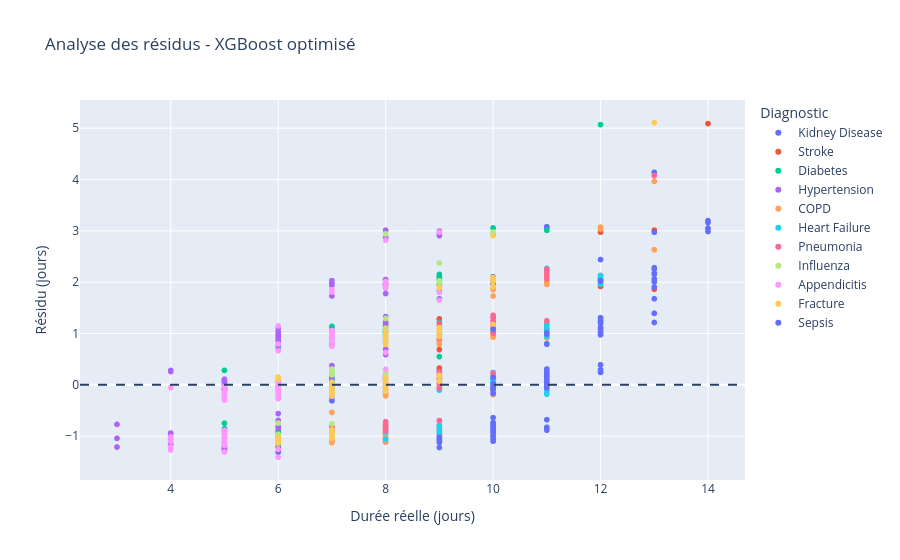

Notebook code cell kept with this figure:
### Markdown cell above
Le modèle apporte un meilleur résultat pour beaucoup de diagnostics. 
Par exemple :

- Heart Failure : gain de 0,196 j
- Stroke : 0,196 j
- Fracture : 0,189 j

En revanche pour l'influenza, le gain est seulement de 0,036 jour ce qui est très faible. Cela suggère que pour cette pathologie, connaitre le diagnostic fournit d'emblée l'essentiel de l'information prédictive disponible parmi les variables.  
Concernant le sepsis, qui présente la durée moyenne la plus élevée (10,76 jours), l'amélioration est de seulement 0,130 jour ce qui veut dire qu'une DMS élevée n'implique pas que la durée du séjour est plus facilement prédictible.

### Code cell
final_results["residual"] = (
    final_results["actual"] - final_results["predicted"]
)

fig = px.scatter(
    final_results,
    x="actual",
    y="residual",
    color="primary_diagnosis",
    title="Analyse des résidus - XGBoost optimisé",
    labels={
        "actual": "Durée réelle (jours)",
        "residual": "Résidu (jours)",
        "primary_diagnosis": "Diagnostic",
    },
)
fig.add_hline(y=0, line_dash="dash")
fig.show()

### Figure 1 — Plotly figure (JSON) as saved in the notebook; plotly's stock layout.template omitted (floating-point values rounded to 4 significant figures; data arrays with more than 128 entries replaced by an {"elided": "..."} marker saying what was removed)
{"data": [{"hovertemplate": "Diagnostic=Kidney Disease<br>Durée réelle (jours)=%{x}<br>Résidu (jours)=%{y}<extra></extra>", "legendgroup": "Kidney Disease", "marker": {"color": "#636efa", "symbol": "circle"}, "mode": "markers", "name": "Kidney Disease", "showlegend": true, "type": "scattergl", "x": {"elided": "176 int values"}, "xaxis": "x", "y": {"elided": "176 float values"}, "yaxis": "y"}, {"hovertemplate": "Diagnostic=Stroke<br>Durée réelle (jours)=%{x}<br>Résidu (jours)=%{y}<extra></extra>", "legendgroup": "Stroke", "marker": {"color": "#EF553B", "symbol": "circle"}, "mode": "markers", "name": "Stroke", "showlegend": true, "type": "scattergl", "x": {"elided": "183 int values"}, "xaxis": "x", "y": {"elided": "183 float values"}, "yaxis": "y"}, {"hovertemplate": "Diagnostic=Diabetes<br>Durée réelle (jours)=%{x}<br>Résidu (jours)=%{y}<extra></extra>", "legendgroup": "Diabetes", "marker": {"color": "#00cc96", "symbol": "circle"}, "mode": "markers", "name": "Diabetes", "showlegend": true, "type": "scattergl", "x": {"elided": "279 int values"}, "xaxis": "x", "y": {"elided": "279 float values"}, "yaxis": "y"}, {"hovertemplate": "Diagnostic=Hypertension<br>Durée réelle (jours)=%{x}<br>Résidu (jours)=%{y}<extra></extra>", "legendgroup": "Hypertension", "marker": {"color": "#ab63fa", "symbol": "circle"}, "mode": "markers", "name": "Hypertension", "showlegend": true, "type": "scattergl", "x": {"elided": "262 int values"}, "xaxis": "x", "y": {"elided": "262 float values"}, "yaxis": "y"}, {"hovertemplate": "Diagnostic=COPD<br>Durée réelle (jours)=%{x}<br>Résidu (jours)=%{y}<extra></extra>", "legendgroup": "COPD", "marker": {"color": "#FFA15A", "symbol": "circle"}, "mode": "markers", "name": "COPD", "showlegend": true, "type": "scattergl", "x": {"elided": "183 int values"}, "xaxis": "x", "y": {"elided": "183 float values"}, "yaxis": "y"}, {"hovertemplate": "Diagnostic=Heart Failure<br>Durée réelle (jours)=%{x}<br>Résidu (jours)=%{y}<extra></extra>", "legendgroup": "Heart Failure", "marker": {"color": "#19d3f3", "symbol": "circle"}, "mode": "markers", "name": "Heart Failure", "showlegend": true, "type": "scattergl", "x": [10, 11, 10, 10, 10, 9, 10, 11, 10, 10, 10, 8, 9, 12, 10, 8, 10, 9, 9, 9, 10, 9, 11, 10, 12, 12, 9, 10, 10, 10, 8, 11, 9, 9, 10, 9, 11, 10, 12, 10, 9, 9, 10, 10, 10, 10, 11, 10, 9, 10, 10, 11, 10, 8, 10, 9, 11, 11, 11, 9, 9, 11, 8, 9, 11, 9, 9, 10, 10, 10], "xaxis": "x", "y": [0.08316, 2.225, 1.029, 0.1042, 0.1687, 0.1587, 0.04655, -0.1809, 0.01075, 0.2406, -0.02322, -0.8776, -0.8274, 2.127, 0.04909, 0.1912, 0.06335, -0.9308, 0.1911, -0.9041, 0.05818, -1.027, -0.08824, -0.07755, 1.985, 1.961, 0.2085, 0.1831, 1.196, -1.071, -0.9224, 0.9397, 0.07288, -0.8978, 0.1689, 0.08566, 1.163, 0.06134, 2.106, 0.1026, -0.9218, -0.7819, 0.01487, -0.00417, 0.08209, 0.1326, 1.103, 0.06793, 0.1464, -0.01247, 0.05332, 2.269, 1.13, -1.056, 0.03962, 0.1079, 0.9985, 1.014, 1.033, -0.1043, -0.9097, -0.1481, -0.8017, -0.9167, 1.038, -1.013, -1.004, 0.1559, 0.1722, 0.1166], "yaxis": "y"}, {"hovertemplate": "Diagnostic=Pneumonia<br>Durée réelle (jours)=%{x}<br>Résidu (jours)=%{y}<extra></extra>", "legendgroup": "Pneumonia", "marker": {"color": "#FF6692", "symbol": "circle"}, "mode": "markers", "name": "Pneumonia", "showlegend": true, "type": "scattergl", "x": [8, 7, 10, 10, 10, 8, 10, 8, 8, 8, 9, 9, 9, 9, 9, 8, 9, 9, 9, 9, 9, 8, 7, 10, 9, 11, 9, 9, 10, 9, 8, 9, 9, 11, 7, 8, 9, 8, 8, 10, 11, 8, 7, 8, 10, 10, 9, 9, 8, 8, 8, 10, 9, 9, 8, 8, 11, 8, 9, 10, 9, 8, 9, 9, 10, 11, 9, 9, 9, 8, 9, 7, 9, 8, 13, 7, 10, 10, 9, 9, 7, 10, 8, 7], "xaxis": "x", "y": [-0.717, -0.9133, 1.149, 1.18, 1.082, 0.1002, 2.035, -0.8245, -0.8948, 0.1184, 0.1368, 0.06485, 0.1554, 0.9511, 1.077, 0.1665, 0.1206, 0.2039, 0.2336, 0.1664, -0.6998, -0.8218, -0.9883, 2.083, 0.1996, 2.254, 0.1974, 0.1086, 1.121, 0.2284, 0.09465, 1.017, 1.196, 2.14, -0.8427, -0.8089, 0.1916, -0.8377, 0.1599, 0.2277, 2.064, -0.8309, -0.8139, -0.8732, 1.25, 1.356, 0.02608, -0.6953, -0.8347, -0.811, 0.1992, 1.3, 0.1482, 0.1397, -0.819, -0.7982, 1.25, -0.8297, 0.2202, 1.199, 0.2083, -0.8779, 0.07449, 0.1298, 1.142, 2.185, 0.1825, 0.1494, 0.05309, -0.8786, 0.2495, -0.9339, 0.2518, 0.185, 4.079, -0.8779, 1.004, 1.148, 0.9141, -0.06142, -0.8538, 0.1905, 0.02774, -0.949], "yaxis": "y"}, {"hovertemplate": "Diagnostic=Influenza<br>Durée réelle (jours)=%{x}<br>Résidu (jours)=%{y}<extra></extra>", "legendgroup": "Influenza", "marker": {"color": "#B6E880", "symbol": "circle"}, "mode": "markers", "name": "Influenza", "showlegend": true, "type": "scattergl", "x": [6, 6, 8, 8, 6, 8, 9, 9, 6, 7, 7, 7, 7, 7, 7, 5, 7, 6, 6, 8, 6, 8, 7, 5, 7, 6, 6, 7, 7, 6, 7, 6, 7, 6, 8, 7, 10, 6, 9, 6, 6, 6, 8, 7, 6], "xaxis": "x", "y": [-0.04648, -1.125, 0.9706, 0.2297, 0.06648, 2.94, 1.996, 2.026, -0.9694, 0.0513, -0.06387, -0.01391, 0.1948, 0.2148, -0.06307, -0.9594, 1.019, -1.097, -0.976, 1.294, -1.079, 0.9792, 0.2838, -0.9976, 0.9744, -1.057, -1.082, 0.227, 0.3071, -0.9983, 1.027, -0.7441, -0.759, -0.9948, 1.104, 0.2317, 2.976, -0.08125, 2.375, -0.04714, -0.9652, -1.065, 0.1853, -0.06027, 0.09444], "yaxis": "y"}, {"hovertemplate": "Diagnostic=Appendicitis<br>Durée réelle (jours)=%{x}<br>Résidu (jours)=%{y}<extra></extra>", "legendgroup": "Appendicitis", "marker": {"color": "#FF97FF", "symbol": "circle"}, "mode": "markers", "name": "Appendicitis", "showlegend": true, "type": "scattergl", "x": [6, 8, 6, 6, 5, 5, 8, 6, 6, 6, 6, 5, 4, 6, 7, 5, 7, 6, 6, 6, 5, 6, 5, 7, 5, 7, 5, 5, 4, 7, 6, 5, 6, 5, 5, 6, 5, 5, 6, 5, 5, 6, 5, 5, 8, 6, 6, 6, 4, 5, 7, 7, 6, 4, 6, 7, 5, 6, 7, 6, 8, 5, 6, 7, 5, 6, 4, 7, 8, 7, 7, 5, 5, 5, 6, 7, 5, 6, 8, 5, 4, 5, 5, 8, 9, 5, 8, 6, 6, 6, 5, 6, 6, 7, 5, 7, 6, 5, 5, 7, 5, 9, 6, 4, 6, 5, 7, 9, 6, 6, 6, 6, 5, 5, 5], "xaxis": "x", "y": [-0.04651, 1.911, -1.41, 0.005197, -0.1513, -1.113, 2.014, 0.7959, -0.00679, 0.03631, -0.1244, -1.063, -0.05486, -0.002296, 1.014, -0.8884, 0.7514, -0.04381, 0.02439, -0.0428, -1.02, 0.09113, -0.1283, 0.9084, -0.9516, 1.056, -0.1754, -1.045, -1.028, 0.9428, -0.02934, -1.028, -0.1236, -1.17, -1.117, 0.6628, -1.028, -0.172, 0.003967, -1.079, -1.128, 0.004727, -1.01, -1.064, 0.6297, -0.07562, -0.1588, -0.07979, -1.247, -0.1782, 0.9728, 1.854, -0.09074, -1.21, 0.02916, 0.9943, -1.086, 1.148, -0.2217, -0.04529, 1.914, -0.03806, -0.05893, 0.8301, -1.116, -0.2713, -1.267, 0.9231, 0.3005, 0.9643, 1.808, -1.101, -0.2977, -0.2804, -0.2125, 1.033, -0.9336, -0.2279, 2.001, -0.263, -1.102, -0.2775, -0.2775, 2.819, 2.975, -1.094, 1.897, -0.05834, -0.1115, -0.009495, -0.2108, -0.07841, -0.05044, -0.1888, -0.1591, 1.017, -1.258, -0.2496, -0.262, 0.8636, -0.9919, 1.649, -0.1319, -1.015, -0.07145, -1.18, 0.9356, 1.801, -0.02799, -0.1559, 0.0388, -0.02576, -1.172, -1.307, -0.1875], "yaxis": "y"}, {"hovertemplate": "Diagnostic=Fracture<br>Durée réelle (jours)=%{x}<br>Résidu (jours)=%{y}<extra></extra>", "legendgroup": "Fracture", "marker": {"color": "#FECB52", "symbol": "circle"}, "mode": "markers", "name": "Fracture", "showlegend": true, "type": "scattergl", "x": [8, 8, 8, 9, 6, 6, 7, 13, 9, 8, 7, 7, 8, 7, 7, 8, 8, 7, 9, 9, 8, 8, 7, 8, 8, 9, 8, 7, 7, 7, 10, 10, 7, 8, 9, 7, 10, 8, 9, 8, 7, 7, 8, 10, 9, 8, 8, 8, 7, 10, 6, 8, 9, 8, 8, 7, 8, 8, 9, 8, 8, 6, 8, 7, 8, 7, 8, 8, 8, 6, 7, 8, 8, 7, 9, 10, 9, 9, 7, 8, 7, 9, 9, 7, 8, 7, 6, 7, 9, 8], "xaxis": "x", "y": [-0.06165, 0.00753, -9.537e-07, 1.066, 0.1527, 0.1142, -1.02, 5.107, 1.025, 0.873, 0.03559, -0.1521, 0.0755, -0.9312, -0.214, 0.0466, 0.8863, -0.2094, 1.018, 1.909, 1.048, 0.04342, -0.8722, 0.03159, 0.07547, 0.1762, 0.9176, -0.9825, -0.9197, -0.9115, 1.915, 1.172, -0.9227, 0.007277, 1.889, -0.03973, 2.042, -0.008389, 1.05, 0.1416, -0.119, -1.043, 0.04045, 2.907, 1.111, 0.057, 0.07574, -0.1227, -0.1215, 2.091, -1.021, 0.007801, 1.074, 0.7881, 0.009441, -0.993, 0.07486, 0.8731, 0.9407, 0.9725, -0.01182, -1.072, 0.08367, -0.9903, 0.8176, -0.9943, 0.0361, 0.1022, 0.02709, -1.117, -0.968, 0.007816, 0.07248, -0.148, 1.04, 2.009, 1.082, 0.1852, -0.1444, 0.04753, 0.03146, 0.07392, 0.1695, -0.999, 0.05142, -0.07535, -1.102, -0.9573, 1.066, 0.027], "yaxis": "y"}, {"hovertemplate": "Diagnostic=Sepsis<br>Durée réelle (jours)=%{x}<br>Résidu (jours)=%{y}<extra></extra>", "legendgroup": "Sepsis", "marker": {"color": "#636efa", "symbol": "circle"}, "mode": "markers", "name": "Sepsis", "showlegend": true, "type": "scattergl", "x": [11, 9, 12, 12, 11, 11, 10, 11, 12, 10, 11, 11, 10, 12, 9, 11, 10, 11, 10, 12, 10, 12, 10, 10, 14, 11, 14, 11, 14, 11, 13, 10, 11, 12, 10, 12, 12, 13, 10, 12, 11, 10, 11, 11, 10, 9, 10, 9, 12, 9, 13, 10, 11, 10, 11, 10, 13, 11, 11, 9, 11, 11, 10, 13, 11, 11, 10, 11, 10, 10, 10, 11, 10, 11, 11, 10, 10, 11, 11, 13, 12, 11, 11, 11, 11, 12, 11, 13, 10, 11, 11, 13, 12, 12, 14, 9, 11, 11, 11, 13, 12, 10, 11, 10, 13, 10, 11, 13, 11, 10, 11, 11, 10], "xaxis": "x", "y": [-0.06081, -1.02, 1.309, 2.017, 0.03334, 0.3087, -1.098, -0.883, 0.9988, -0.876, 0.2003, 0.2051, -0.1669, 0.2965, -1.089, 0.1706, -0.1643, 0.2502, -0.6385, 1.037, -0.07926, 1.231, -0.9276, -0.7695, 3.2, -0.8601, 3.162, 0.27, 2.988, 0.08058, 2.172, -0.08505, 0.1978, 1.12, -0.7908, 2.03, 0.2424, 2.153, -0.9006, 0.9776, 0.1056, -0.8039, 0.2018, 0.7911, -0.7988, -1.117, -0.8419, -1.115, 2.442, -1.043, 2.253, -0.1628, -0.679, -0.8162, 0.1626, -1.058, 2.006, 0.2063, 0.9887, -1.22, 0.1617, 0.04307, -0.7867, 2.061, 0.2361, 1.019, -1.001, 0.08743, 1.08, -0.7533, -1.007, -0.8808, -0.8942, 0.2347, 0.8022, -0.7596, -0.0339, -0.0467, 0.2287, 1.394, 0.9747, 0.08151, -0.03668, 0.04891, 0.1658, 1.26, -0.05161, 1.215, 0.1452, -0.8258, 0.003654, 2.282, 0.2442, 0.3915, 3.052, -1.032, 0.2007, 0.1146, 0.04862, 1.677, 1.199, -1.001, 0.04668, -0.8565, 2.973, -0.9948, 0.01384, 1.906, 0.05873, -0.7345, 0.0609, 0.08875, 0.02377], "yaxis": "y"}], "layout": {"legend": {"title": {"text": "Diagnostic"}, "tracegroupgap": 0}, "shapes": [{"line": {"dash": "dash"}, "type": "line", "x0": 0, "x1": 1, "xref": "x domain", "y0": 0, "y1": 0, "yref": "y"}], "title": {"text": "Analyse des résidus - XGBoost optimisé"}, "xaxis": {"anchor": "y", "domain": [0, 1], "title": {"text": "Durée réelle (jours)"}}, "yaxis": {"anchor": "x", "domain": [0, 1], "title": {"text": "Résidu (jours)"}}}}
